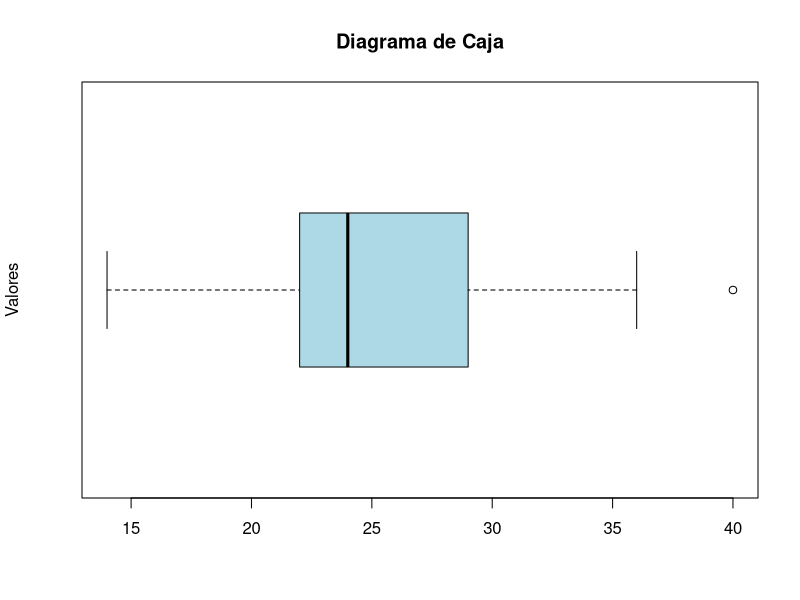

Reproduce this figure in R.
library(tidyverse)

datos = c(14, 15, 22, 25, 22, 21, 24, 24, 30, 25, 22, 36, 40, 35, 36, 25, 22, 28, 22)
boxplot(datos, horizontal = TRUE,
        main = "Diagrama de Caja",
        ylab = "Valores",
        col = "lightblue")
